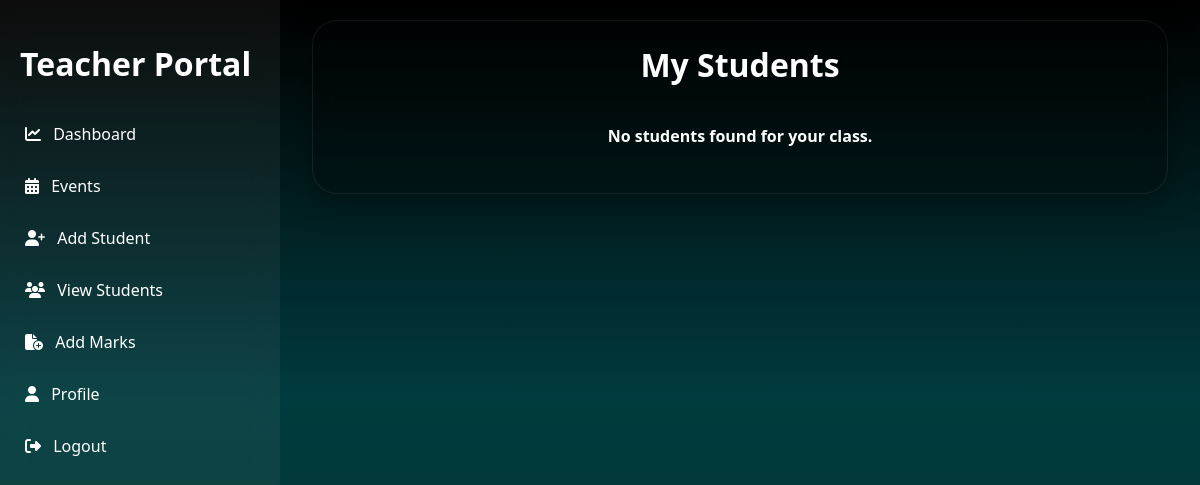
The app's page /teacher-view-students/ (signed in), older data.
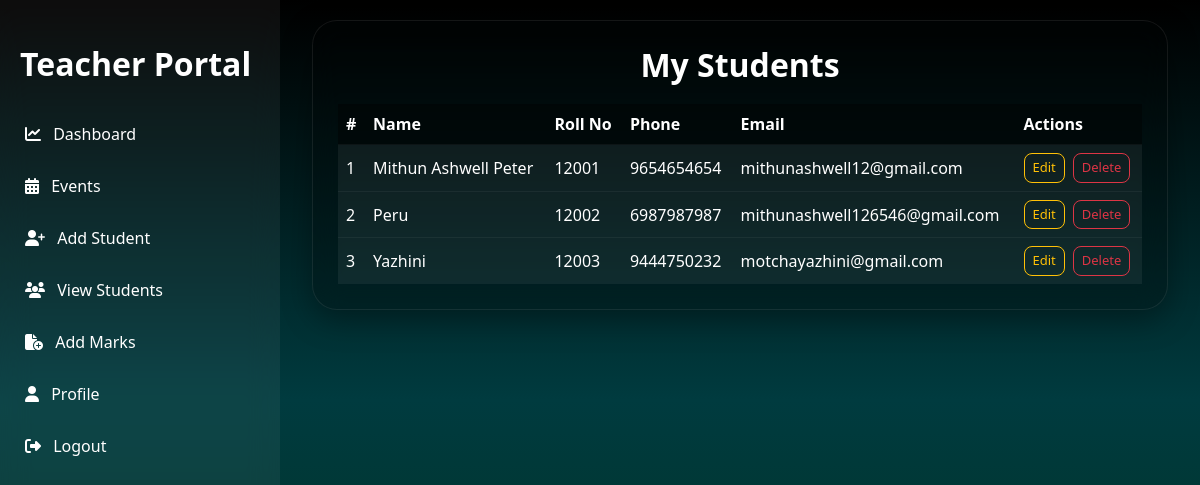
The same page, newer data.
### administration/models.py (models this page shows, shortened)
class Student(models.Model):
    name = models.CharField(max_length=100)
    standard = models.CharField(max_length=20)
    roll_number = models.CharField(max_length=20, unique=True)
    phone = models.CharField(max_length=15)
    email = models.EmailField(unique=True)
    username = models.CharField(max_length=50, unique=True, null=False)
    password = models.CharField(max_length=255, default="", null=False)
    teacher = models.ForeignKey(
        Teacher,
        on_delete=models.CASCADE,
        related_name="students",
        null=True,
        blank=True,
    )

### administration/views.py (the view)
def teacher_view_students(request):
    if not request.session.get("teacher_id"):
        return redirect("user_login")
    teacher = Teacher.objects.get(id=request.session["teacher_id"])
    students = Student.objects.filter(teacher=teacher).order_by("roll_number")
    return render(
        request,
        "teacher_view_students.html",
        {"teacher": teacher, "students": students},
    )

### administration/templates/teacher_view_students.html (shortened to what this page needs)
{% extends 'teacher_dashboard.html' %}
{% block content %}
  <div class="main-content">
    <div class="container-fluid">
      <div class="student-card">
        <h2 class="text-center">
          My Students
        </h2>
        {% if students %}
          <div class="table-responsive">
            <table class="table table-hover align-middle">
              <thead class="table-dark">
                <tr>
                  <th>#</th>
                  <th>Name</th>
                  <th>Roll No</th>
                  <th>Phone</th>
                  <th>Email</th>
                  <th>Actions</th>
                </tr>
              </thead>
              <tbody>
                {% for student in students %}
                  <tr>
                    <td>{{ forloop.counter }}</td>
                    <td>{{ student.name }}</td>
                    <td>{{ student.roll_number }}</td>
                    <td>{{ student.phone }}</td>
                    <td>{{ student.email }}</td>
                    <td>
                      <div class="action-btns">
                        <a href="{% url 'teacher_edit_student' student.id %}" class="btn btn-outline-warning btn-sm">
                          Edit
                        </a>
                        <a href="{% url 'teacher_delete_student' student.id %}" class="btn btn-outline-danger btn-sm" onclick="return confirm('Are you sure you want to delete this student?');">
                          Delete
                        </a>
                      </div>
                    </td>
                  </tr>
                {% endfor %}
              </tbody>
            </table>
          </div>
        {% else %}
          <div class="empty-box">No students found for your class.</div>
        {% endif %}
      </div>
    </div>
  </div>
{% endblock %}

Row changes from the older to the newer data that the page shows:
added Student: name "Mithun Ashwell Peter", roll_number "12001", phone "9654654654", email "mithunashwell12@gmail.com"
added Student: name "Peru", roll_number "12002", phone "6987987987", email "mithunashwell126546@gmail.com"
added Student: name "Yazhini", roll_number "12003", phone "9444750232", email "motchayazhini@gmail.com"
Text that changed along with them:
text no longer shown: "No students found for your class."
text now shown: "# Name Roll No Phone Email Actions"
